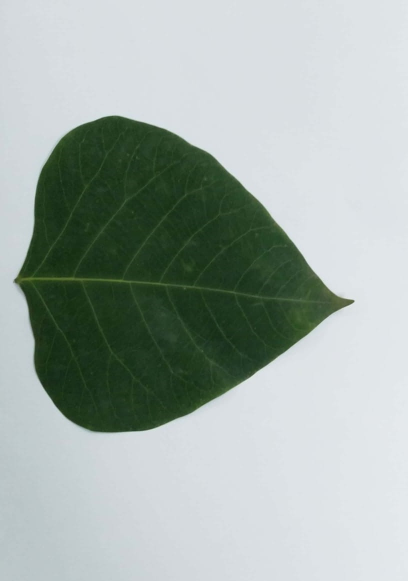
#> input picture data_train/Chinese Tallow/chinese tallow_102.jpg, 815 x 1161 px (shown at 1/2 size); its folder holds only this picture in this run
$ python train_data.py   (older library calls are emulated)
#> lines starting #> are read from the running program, lines starting #| are printed output that depends on the picture; after the words box and inside, x2 and y2 are one past the last pixel; in counts of white or black regions, pixels touching at a corner belong together
### metodePCD.py
import cv2
import numpy as np
from scipy.spatial import distance as dist
from imutils import perspective
from imutils import contours
import imutils

# [19 lines left out: function rataRGB, not called in this run]


def rataHSV(img): #Mendapatkan rataan dari red green blue data
    HSV = cv2.cvtColor(img, cv2.COLOR_BGR2HSV) #Konversi Menjadi HSV
    citra_gray = cv2.cvtColor(HSV, cv2.COLOR_RGB2GRAY) #Konversi Menjadi Grayscale
    row, col, ch = img.shape #Mendapatkan ukuran row, col dan jumlah channel dari img (RGB ada 3 channel, gray cuma 1)
    sumhue,sumsat,sumval = 0,0,0 #Set variable 0
    for k in range(0,row):
        for l in range (0,col):
            gray = citra_gray[k,l]
            H, S, V = HSV[k,l]
            if(gray > 90): #Jika nilai gray lebih besar dari threshold maka nilai piksel diset 255, untuk mempersingkat hitungan
                sumhue += H #Langsung dibuat jika lebih dari threshold maka dihitung nilainya (seharusnya dilakukan irisan dahulu antar kedua piksel)
                sumsat += S
                sumval += V

    sumhue /= (col*row) #Mendapatkan rata-rata
    sumsat /= (col*row)
    sumval /= (col*row)

    return sumhue,sumsat,sumval

def canny(im): #Menghitung jumlah pixel putih setelah gambar di ekstrak teksturnya menggunakan menggunakan canny
	im = cv2.cvtColor(im, cv2.COLOR_RGB2GRAY)
	edges = cv2.Canny(im,20,255,L2gradient=False) #Menggunakan metode canny
	hit = cv2.countNonZero(edges) #Menghitung nilai yang tidak 0
	return hit

def hu_moments(image):
    image = cv2.cvtColor(image, cv2.COLOR_BGR2GRAY)
    feature = cv2.HuMoments(cv2.moments(image)).flatten()
    return feature

def morph(images):
    kernel = np.ones((3, 3), np.uint8)
    gray = cv2.cvtColor(images, cv2.COLOR_BGR2GRAY)
    ret, thresh = cv2.threshold(gray, 0, 255, cv2.THRESH_BINARY_INV+cv2.THRESH_OTSU)
    closing = cv2.morphologyEx(thresh, cv2.MORPH_CLOSE, kernel)
    opening = cv2.morphologyEx(closing, cv2.MORPH_OPEN, kernel)
    hit = cv2.countNonZero(opening)
    return hit

def midpoint(ptA, ptB):
    return ((ptA[0] + ptB[0]) * 0.5, (ptA[1] + ptB[1]) * 0.5)

def diameterDetect(image):
    # load the image, convert it to grayscale, and blur it slightly
    global dimA,dimB
    dimA, dimB = 0,0
    gray = cv2.cvtColor(image, cv2.COLOR_BGR2GRAY)
    gray = cv2.GaussianBlur(gray, (7, 7), 0)

    # perform edge detection, then perform a dilation + erosion to
    # close gaps in between object edges
    edged = cv2.Canny(gray, 50, 100)
    edged = cv2.dilate(edged, None, iterations=1)
    edged = cv2.erode(edged, None, iterations=1)

    # find contours in the edge map
    cnts = cv2.findContours(edged.copy(), cv2.RETR_EXTERNAL,
        cv2.CHAIN_APPROX_SIMPLE)
    cnts = cnts[0] if imutils.is_cv2() else cnts[1]

    # sort the contours from left-to-right and initialize the
    # 'pixels per metric' calibration variable
    (cnts, _) = contours.sort_contours(cnts)
    pixelsPerMetric = None

    # loop over the contours individually
    for c in cnts:
        # if the contour is not sufficiently large, ignore it
        if cv2.contourArea(c) < 100:
            continue

        # compute the rotated bounding box of the contour
        orig = image.copy()
        box = cv2.minAreaRect(c)
        box = cv2.cv.BoxPoints(box) if imutils.is_cv2() else cv2.boxPoints(box)
        box = np.array(box, dtype="int")

        # order the points in the contour such that they appear
        # in top-left, top-right, bottom-right, and bottom-left
        # order, then draw the outline of the rotated bounding
        # box
        box = perspective.order_points(box)
        cv2.drawContours(orig, [box.astype("int")], -1, (0, 255, 0), 2)

        # loop over the original points and draw them
        for (x, y) in box:
            cv2.circle(orig, (int(x), int(y)), 5, (0, 0, 255), -1)

    # unpack the ordered bounding box, then compute the midpoint
        # between the top-left and top-right coordinates, followed by
        # the midpoint between bottom-left and bottom-right coordinates
        (tl, tr, br, bl) = box
        (tltrX, tltrY) = midpoint(tl, tr)
        (blbrX, blbrY) = midpoint(bl, br)

        # compute the midpoint between the top-left and top-right points,
        # followed by the midpoint between the top-righ and bottom-right
        (tlblX, tlblY) = midpoint(tl, bl)
        (trbrX, trbrY) = midpoint(tr, br)

        # draw the midpoints on the image
        cv2.circle(orig, (int(tltrX), int(tltrY)), 5, (255, 0, 0), -1)
        cv2.circle(orig, (int(blbrX), int(blbrY)), 5, (255, 0, 0), -1)
        cv2.circle(orig, (int(tlblX), int(tlblY)), 5, (255, 0, 0), -1)
        cv2.circle(orig, (int(trbrX), int(trbrY)), 5, (255, 0, 0), -1)

        # draw lines between the midpoints
        cv2.line(orig, (int(tltrX), int(tltrY)), (int(blbrX), int(blbrY)),
            (255, 0, 255), 2)
        cv2.line(orig, (int(tlblX), int(tlblY)), (int(trbrX), int(trbrY)),
            (255, 0, 255), 2)

        # compute the Euclidean distance between the midpoints
        dA = dist.euclidean((tltrX, tltrY), (blbrX, blbrY))
        dB = dist.euclidean((tlblX, tlblY), (trbrX, trbrY))

        # if the pixels per metric has not been initialized, then
        # compute it as the ratio of pixels to supplied metric
        # (in this case, inches)
        if pixelsPerMetric is None:
            pixelsPerMetric = dB / 0.955

        # compute the size of the object
        dimA = dA / pixelsPerMetric
        dimB = dB / pixelsPerMetric

        '''
        # draw the object sizes on the image
        cv2.putText(orig, "{:.1f}in".format(dimA),
            (int(tltrX - 15), int(tltrY - 10)), cv2.FONT_HERSHEY_SIMPLEX,
            0.65, (255, 255, 255), 2)
        cv2.putText(orig, "{:.1f}in".format(dimB),
            (int(trbrX + 10), int(trbrY)), cv2.FONT_HERSHEY_SIMPLEX,
            0.65, (255, 255, 255), 2)

        # show the output image
        cv2.imshow("Image", orig)
        cv2.waitKey(0)
        '''
    return dimA, dimB

### train_data.py
from sklearn.preprocessing import LabelEncoder
import numpy as np
import cv2
import os
import glob
import csv
import metodePCD as mp

#Inisiasi awal
fixed_size = tuple((1000,1000)) #Untuk mengatur ukuran gambar nantinya, px x px
train_path = "./data_train/" #Alamat untuk data yang mau di training
train_labels = os.listdir(train_path) #Mendapatkan label dari data train, ambilnya dari nama folder
train_labels.sort() #Mengurutkan  nama folder
print(train_labels)

# Inisiasi vektor dan label serta atribut yang akan digunakan nantinya
global_features = []
labels = []

i, j = 0, 0
k = 0

#==================================================================

for training_name in train_labels: #Loop folder
    dir = os.path.join(train_path, training_name) #Menggabungkan path training dengan nama foldernya
    current_label = training_name #Mendapatkan nama folder yang sedang diakses
    k = 1
    for file in glob.glob(dir + "/*.jpg"): #Melakukan loop ke semua file di dalam folder dan menambahkan nama filenya yang berekstensi .jpg
        image = cv2.imread(file) #Read image
#> image is the input picture: shape (1161, 815, 3); mean B, G, R 168.8, 174.3, 163
        image = cv2.resize(image, fixed_size) #Resize gambar
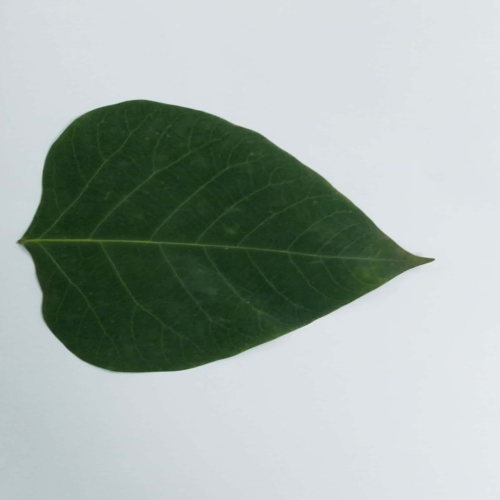
#> image: shape (1000, 1000, 3) (shown at 1/2 size); mean B, G, R 168.7, 174.3, 162.9
        #Melakukan ekstrasi informasi dari gambar
        humoments = mp.hu_moments(image)
#> in hu_moments, `feature = cv2.HuMoments(cv2.moments(image)).flatten()`: feature = [0.00114, 3.9e-09, 2.34e-13, 2.19e-11, -4.31e-23, -1.31e-15, 2.42e-23]
#> humoments has the same summary as feature in hu_moments
        cannywhite = mp.canny(image)
#> in canny, `edges = cv2.Canny(im,20,255,L2gradient=False)`:
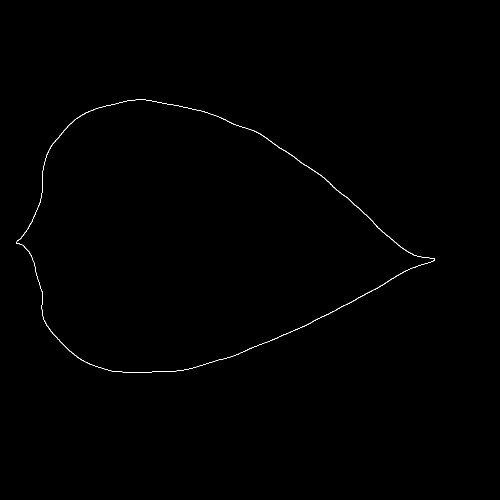
#> edges: shape (1000, 1000) (shown at 1/2 size); 0.25% white in thin lines or dots, all inside (x1, y1, x2, y2) = (32, 199, 870, 746)
#> in canny, `hit = cv2.countNonZero(edges)`: hit = 2536
#> cannywhite = 2536
        morphsum = mp.morph(image)
#> in morph, `ret, thresh = cv2.threshold(gray, 0, 255, cv2.THRESH_BINARY_INV+cv2.TH..`:
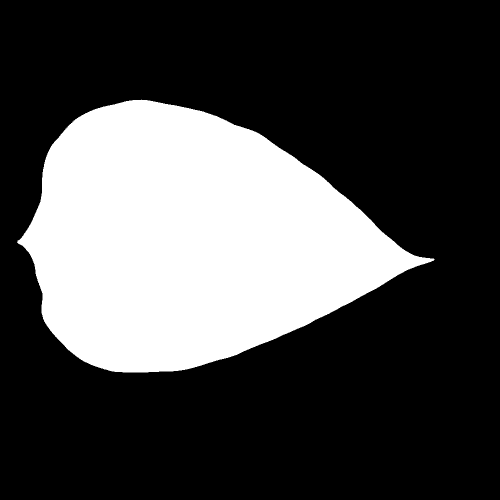
#> thresh: shape (1000, 1000) (shown at 1/2 size); 29% white; 1 white region, box (x1, y1, x2, y2) and area: (34, 199, 869, 745) 289646
#> in morph, `ret, thresh = cv2.threshold(gray, 0, 255, cv2.THRESH_BINARY_INV+cv2.TH..`: ret = 134
#> in morph, `opening = cv2.morphologyEx(closing, cv2.MORPH_OPEN, kernel)`: opening: shape (1000, 1000); 29% white; 1 white region, box (x1, y1, x2, y2) and area: (35, 200, 868, 745) 289642
#> in morph, `hit = cv2.countNonZero(opening)`: hit = 289642
#> morphsum = 289642
        H,S,V = mp.rataHSV(image)
#> in rataHSV, `HSV = cv2.cvtColor(img, cv2.COLOR_BGR2HSV)`: HSV: shape (1000, 1000, 3); mean H, S, V 88.3, 41.6, 176.6
#> in rataHSV, `citra_gray = cv2.cvtColor(HSV, cv2.COLOR_RGB2GRAY)`:
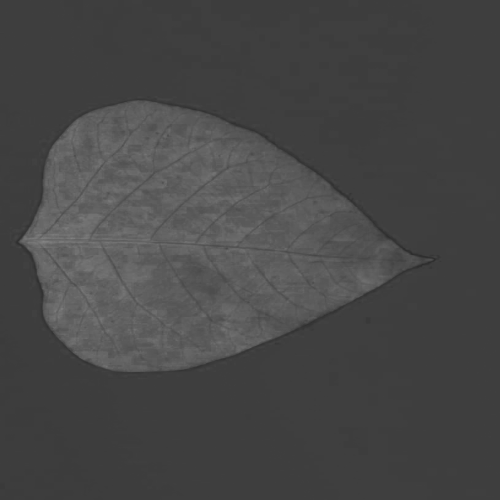
#> citra_gray: shape (1000, 1000) (shown at 1/2 size); min 41, max 133, mean 71
#> after the loop in rataHSV, `for k in range(0,row):`: sumhue = 10912596; sumsat = 23961301; sumval = 10615330
#> in rataHSV, `sumhue /= (col*row)`: sumhue = 10.91
#> in rataHSV, `sumsat /= (col*row)`: sumsat = 23.96
#> in rataHSV, `sumval /= (col*row)`: sumval = 10.62
#> H = 10.91; S = 23.96; V = 10.62
        diamA, diamB = mp.diameterDetect(image)
#> in diameterDetect, `edged = cv2.dilate(edged, None, iterations=1)`:
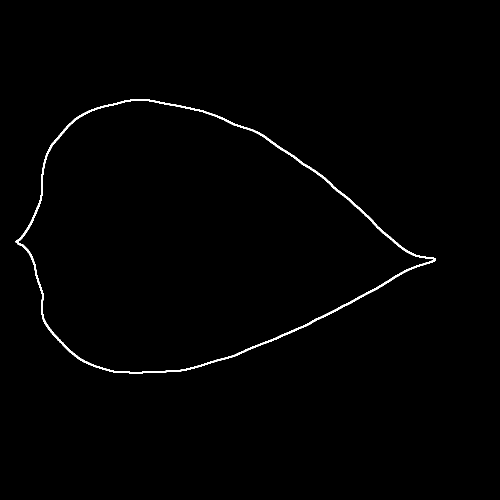
#> edged: shape (1000, 1000) (shown at 1/2 size); 0.81% white; 1 white region, box (x1, y1, x2, y2) and area: (31, 198, 871, 747) 8056
#> in diameterDetect, `cnts = cv2.findContours(edged.copy(), cv2.RETR_EXTERNAL, cv2.CHAIN_APP..`: cnts = 1 contour; box (x1, y1, x2, y2) and area: (32, 199, 870, 746) 290110
#> the loop in diameterDetect, `for c in cnts:` made 1 pass
#> (tl, tr, br, bl, tltrX, tltrY, blbrX, blbrY) on pass 1: ([-47, 314], [664, 21], [879, 541], [167, 835], 308.5, 167.5, 523, 688)
#> after the loop in diameterDetect, `for c in cnts:`:
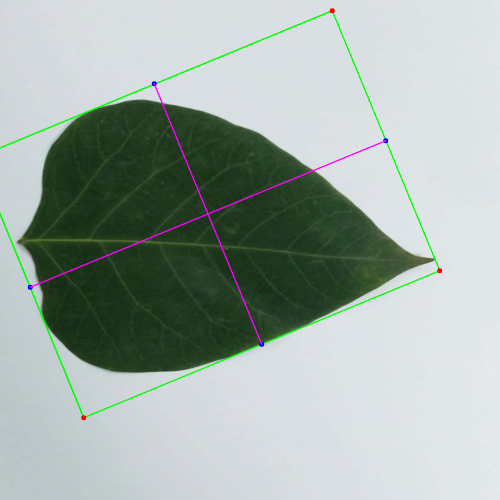
#> orig: shape (1000, 1000, 3) (shown at 1/2 size); mean B, G, R 167.9, 174.1, 162.1
#> after the loop in diameterDetect, `for c in cnts:`: pixelsPerMetric = 805.9
#> diamA = 0.699; diamB = 0.955
        global_feature = np.hstack([humoments, cannywhite, morphsum, H, S, V, diamA,diamB, current_label]) #Menggabungkan berbagai atribut kedalam satu atribut

        global_features.append(global_feature) #Menggabungkan hasil penggabungan atribut ke dalam gabungan yang lebih besar lagi

        i += 1
        k += 1
    print("[STATUS] processed folder: {}".format(current_label))
    j += 1
#> pass 2 of the loop `for training_name in train_labels:`:
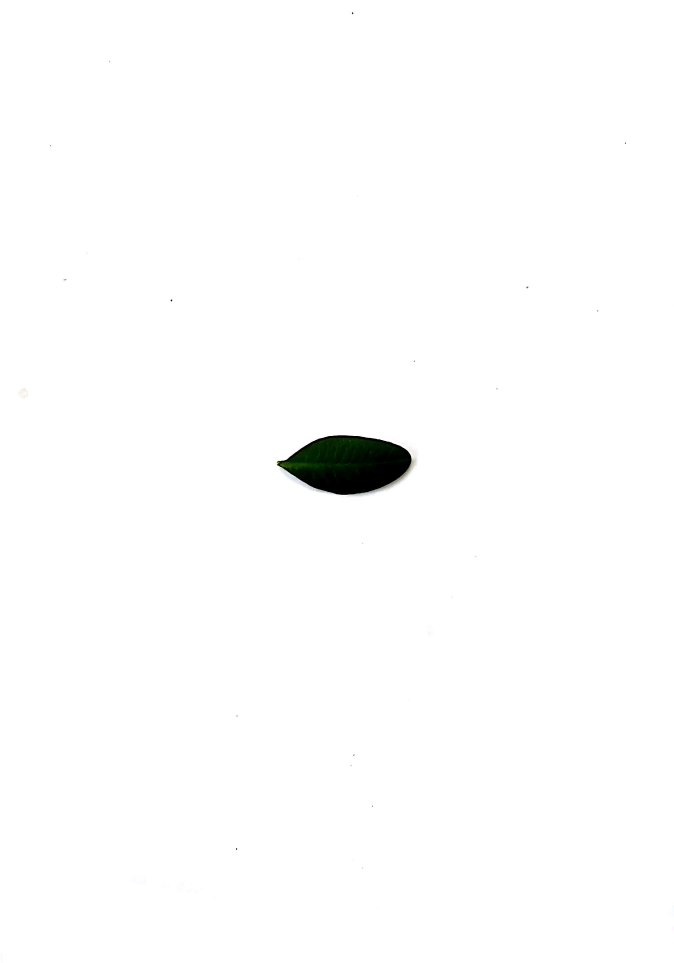
#> input picture data_train/Euphorbia Mili/A3_10.jpg, 2020 x 2888 px (shown at 1/3 size)
#> image is the input picture: shape (2888, 2020, 3); mean B, G, R 252.7, 252.9, 252.8
#> humoments = [0.000665, 5.35e-15, 2.63e-19, 3.25e-16, -1.25e-33, -9.98e-24, -2.74e-33]
#> in canny (call 2), `edges = cv2.Canny(im,20,255,L2gradient=False)`:
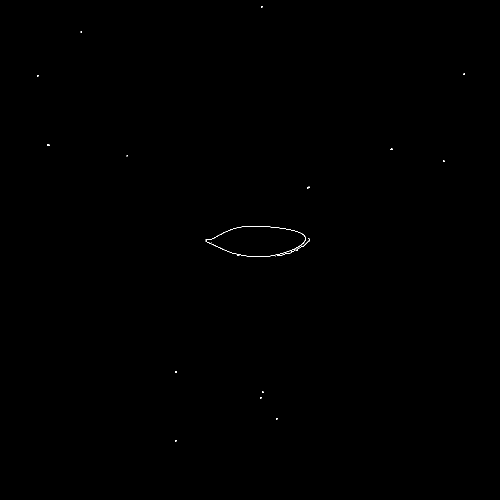
#> edges: shape (1000, 1000) (shown at 1/2 size); 0.07% white in thin lines or dots, all inside (x1, y1, x2, y2) = (74, 12, 930, 883)
#> in canny (call 2), `hit = cv2.countNonZero(edges)`: hit = 669
#> thresh: shape (1000, 1000); 0.87% white; 11 white regions (10 under 20 px), largest, box (x1, y1, x2, y2) and area: (412, 452, 611, 514) 8677
#> closing: shape (1000, 1000); 0.87% white; 11 white regions (10 under 20 px), largest, box (x1, y1, x2, y2) and area: (412, 452, 611, 514) 8691
#> opening: shape (1000, 1000); 0.87% white; 1 white region, box (x1, y1, x2, y2) and area: (412, 452, 611, 514) 8691
#> morphsum = 8691
#> HSV: shape (1000, 1000, 3); mean H, S, V 0.6, 1.6, 252.9
#> H = 0.376; S = 1.54; V = 0.132
#> in diameterDetect (call 2), `edged = cv2.dilate(edged, None, iterations=1)`:
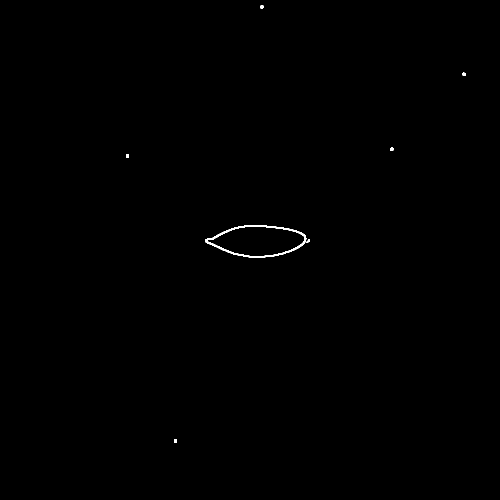
#> edged: shape (1000, 1000) (shown at 1/2 size); 0.17% white; 7 white regions, largest, box (x1, y1, x2, y2) and area: (411, 450, 613, 515) 1509, (780, 295, 787, 302) 45, (925, 145, 932, 152) 41
#> cnts = 7 contours, 6 with area under 20; largest, box (x1, y1, x2, y2) and area: (412, 451, 612, 514) 8706
#> the loop in diameterDetect (call 2), `for c in cnts:` made 7 passes
#> (tl, tr, br, bl, tltrX, tltrY, blbrX, blbrY) on pass 3: ([412, 451], [611, 451], [611, 513], [412, 513], 511.5, 451, 511.5, 513)
#> after the loop in diameterDetect (call 2), `for c in cnts:`: pixelsPerMetric = 208.4
#> diamA = 0.298

#==========================================================================================

targetNames = np.unique(labels) #Mengambil nama untuk dijadikan label
le = LabelEncoder()
target = le.fit_transform(labels)

x = input("Apakah anda yakin mau mencetak data? Data akan di overwrite jika sudah ada sebelumnya (Y/N)")
#> the answer given: y
if (x=='Y' or x=='y'):
    with open('data.csv', 'w') as myDaun: #Mengekstrak informasi untuk di expor menjadi .csv
        daun = csv.writer(myDaun, dialect='excel')
        daun.writerows(global_features)
    myDaun.close()
    print("Ekstrasi data berhasil!")
else:
    print("Ekstrasi data gagal!")
